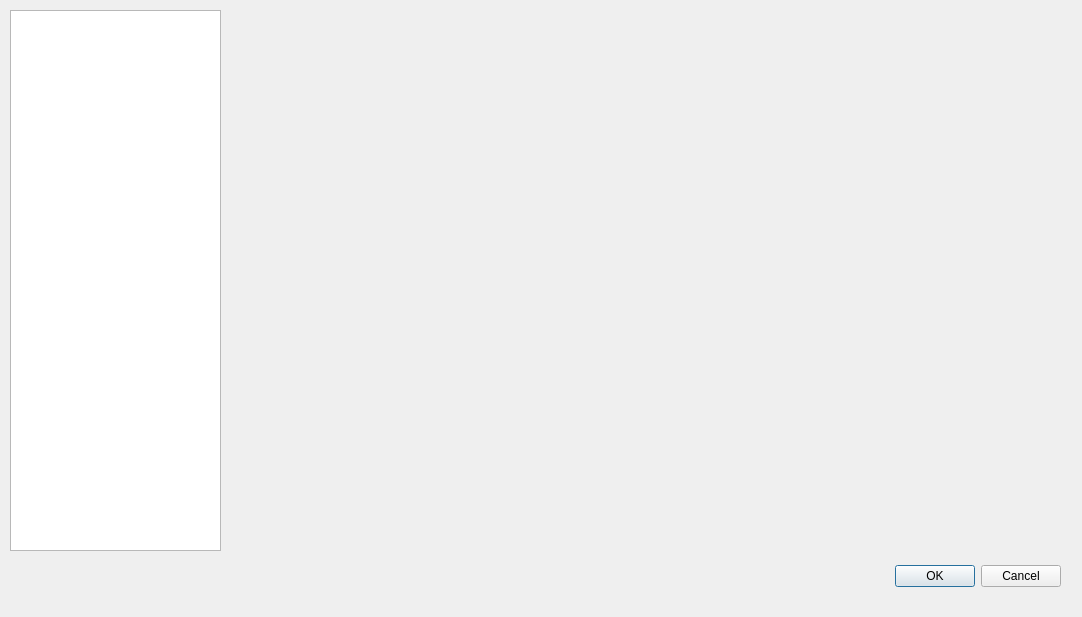
<?xml version="1.0" encoding="UTF-8"?>
<ui version="4.0">
 <class>TableGraph</class>
 <widget class="QDialog" name="TableGraph">
  <property name="geometry">
   <rect>
    <x>0</x>
    <y>0</y>
    <width>1082</width>
    <height>617</height>
   </rect>
  </property>
  <property name="windowTitle">
   <string>Graph Viewer</string>
  </property>
  <widget class="QDialogButtonBox" name="buttonBox">
   <property name="geometry">
    <rect>
     <x>720</x>
     <y>560</y>
     <width>341</width>
     <height>32</height>
    </rect>
   </property>
   <property name="orientation">
    <enum>Qt::Horizontal</enum>
   </property>
   <property name="standardButtons">
    <set>QDialogButtonBox::Cancel|QDialogButtonBox::Ok</set>
   </property>
  </widget>
  <widget class="QTableView" name="tableView">
   <property name="geometry">
    <rect>
     <x>10</x>
     <y>10</y>
     <width>211</width>
     <height>541</height>
    </rect>
   </property>
  </widget>
  <widget class="QWidget" name="graphView" native="true">
   <property name="geometry">
    <rect>
     <x>219</x>
     <y>9</y>
     <width>841</width>
     <height>541</height>
    </rect>
   </property>
  </widget>
 </widget>
 <resources/>
 <connections>
  <connection>
   <sender>buttonBox</sender>
   <signal>accepted()</signal>
   <receiver>TableGraph</receiver>
   <slot>accept()</slot>
   <hints>
    <hint type="sourcelabel">
     <x>938</x>
     <y>574</y>
    </hint>
    <hint type="destinationlabel">
     <x>157</x>
     <y>274</y>
    </hint>
   </hints>
  </connection>
  <connection>
   <sender>buttonBox</sender>
   <signal>rejected()</signal>
   <receiver>TableGraph</receiver>
   <slot>reject()</slot>
   <hints>
    <hint type="sourcelabel">
     <x>1006</x>
     <y>580</y>
    </hint>
    <hint type="destinationlabel">
     <x>286</x>
     <y>274</y>
    </hint>
   </hints>
  </connection>
 </connections>
</ui>
